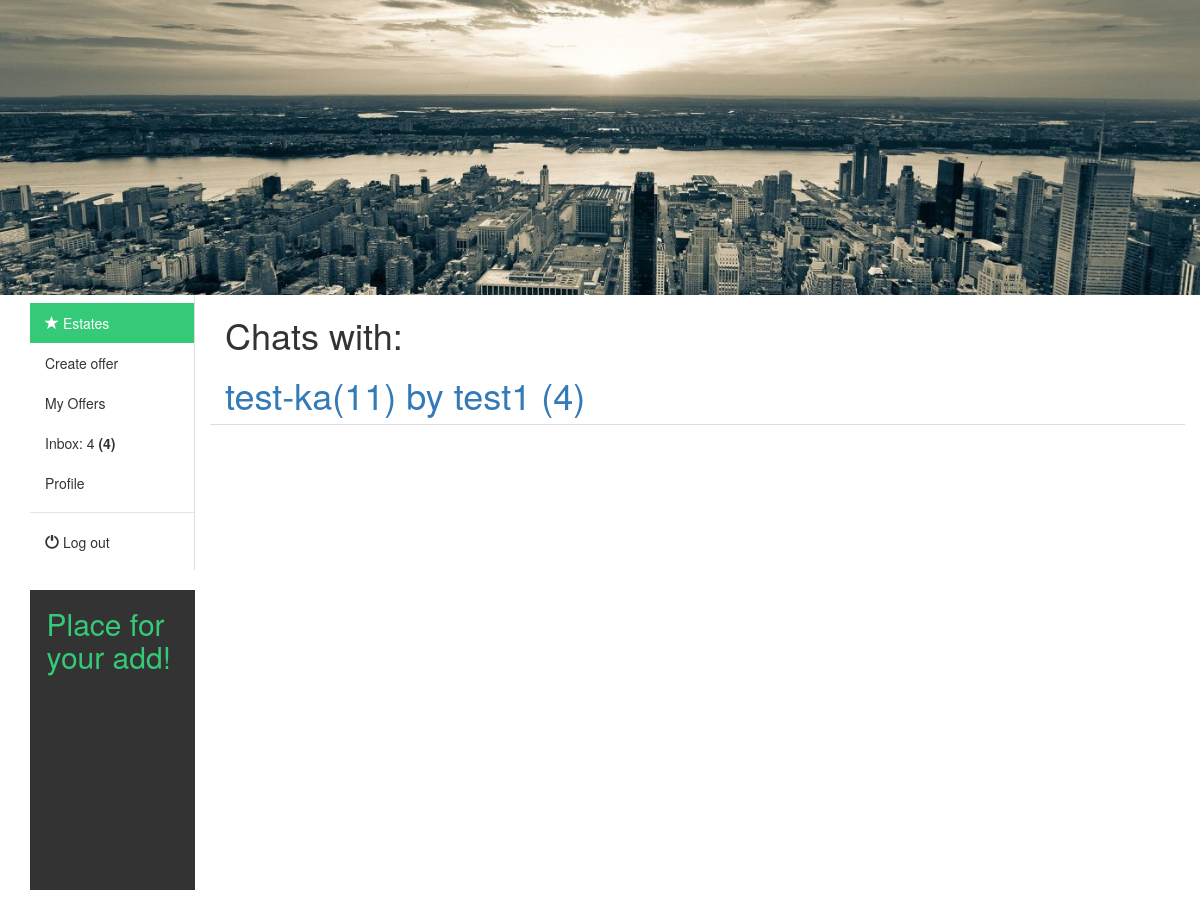
Page /accounts/chat/ (signed in) on the earlier database version.
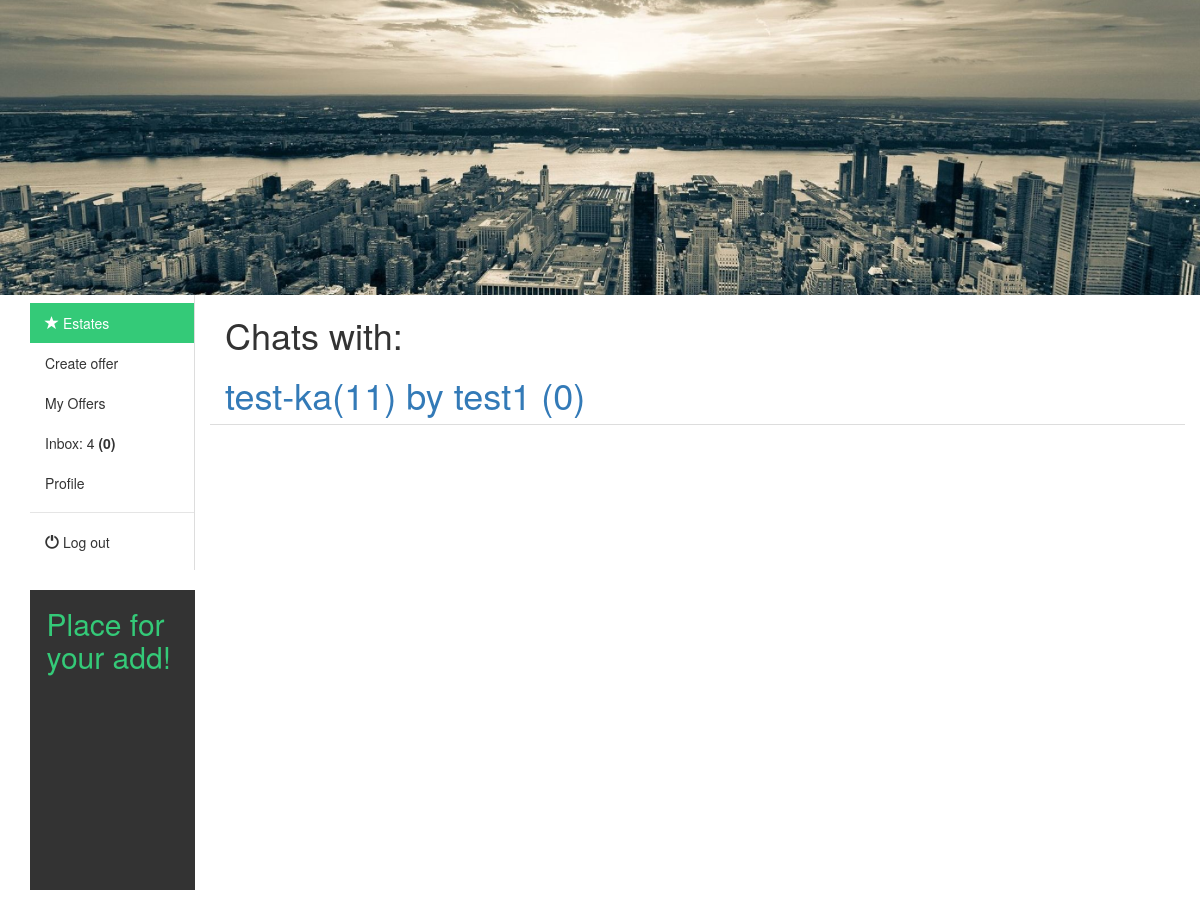
Same page on the later database version.
### estate_app/models.py (models this page shows, shortened)
class UserMessages(models.Model):
    title        = models.CharField(max_length = 255)
    message      = models.TextField(max_length = 5000)
    msg_sender   = models.ForeignKey(User, on_delete = models.CASCADE, related_name = 'msg_sender')
    msg_receiver = models.ForeignKey(User, on_delete = models.CASCADE, related_name = 'msg_receiver')
    is_read      = models.BooleanField(default = False)

### accounts/views.py (the view)
# urls.py: path('chat/', views.InboxChatView.as_view(), name='chat'),
class InboxChatView(LoginRequiredMixin, ListView):
    model = estate_models.UserMessages
    template_name = 'accounts/Chat_list.html'
    def get_queryset(self):
        subq = estate_models.UserMessages.objects.filter(
            msg_receiver = self.request.user.id, msg_sender = OuterRef('msg_sender')).order_by('-id')
        final = estate_models.UserMessages.objects.filter(pk=Subquery(subq.values('pk')[:1]))
        return final.order_by('-id')

### common_tags/templatetags/my_tags.py (called while the page is built)
@register.simple_tag
def total_messages(user_id):
    total_messages = estate_models.UserMessages.objects.filter(
        msg_receiver = user_id).count()
    return total_messages

@register.simple_tag
def unread_messages(user_id):
    unread = estate_models.UserMessages.objects.filter(
        msg_receiver = user_id, is_read = False).count()
    return unread

@register.simple_tag
def unread_from_user(sender_id, receiver_id):
    unread = estate_models.UserMessages.objects.filter(
        msg_sender = sender_id, msg_receiver = receiver_id, is_read = False).count()
    return unread

@register.simple_tag
def cut_text(text):
    return text[:120]

### accounts/templates/accounts/Chat_list.html
{% extends "base.html" %}
{% load bootstrap3 %}
{% load my_tags %}
{% block content %}
<div class="col-sm-10 pull-right blogShort">
  <h1>Chats with:</h1>
  {% for msg in usermessages_list %}
    <p><h1><a href="{% url 'accounts:chat_details' pk=msg.msg_sender.id %}">
    {% cut_text msg.title %} by {{msg.msg_sender}} ({% unread_from_user msg.msg_sender.id msg.msg_receiver.id %}) </a></h1>
  {% endfor %}
</div>
{% endblock %}

### templates/base.html (shortened to what this page needs)
<!DOCTYPE html>
{% load static %}
{% load my_tags %}
<html lang="en" dir="ltr">
  <head>
    <link href="//netdna.bootstrapcdn.com/bootstrap/3.0.0/css/bootstrap.min.css" rel="stylesheet" id="bootstrap-css">
    <link rel="stylesheet" href="{% static 'estate_pro/css/master.css' %}" type="text/css">
  </head>
  <body>
    <img class="bg-picture" src="{% static 'estate_pro/city.PNG' %}" alt="">
    <div class="container">
	     <div id="blog" class="row">
          <div class="col-sm-2 paddingTop20">
            <nav class="nav-sidebar">
                <ul class="nav">
                    <li class="active"><a href="{%url 'estate_app:property_list_view' %}"><span class="glyphicon glyphicon-star"></span> Estates</a></li>
                    {% if user.is_authenticated %}
                      <li><a href="{% url 'estate_app:property_create' %}">Create offer</a></li>
                      <li><a href="{% url 'estate_app:my_offers_list' %}">My Offers</a></li>
                      <li><a href="{% url 'accounts:chat' %}">
                        Inbox: {% total_messages user.id %} <b> ({% unread_messages user.id %})</b> </a> </li>
                      <li> <a href="{% url 'accounts:details_view' pk=user.id %}">Profile</a></li>
                      <li class="nav-divider"></li>
                      <li><a href="{% url 'accounts:logout'%}"><i class="glyphicon glyphicon-off"></i> Log out</a></li>
                    {% else %}
                      <li class="nav-divider"></li>
                      <li> <a href="{% url 'accounts:login' %}"><i class="glyphicon glyphicon-off"></i> Log in </a></li>
                    {% endif %}
                </ul>
            </nav>
                      <div><h2 class="add">Place for your add!</h2></div>
        </div>
        {% block content %}
        {% endblock %}
     </div>
    </div>
  </body>
</html>

### static/estate_pro/css/master.css (style rules this page uses)
.bg-picture { width:100%; }
.blogShort { border-bottom:1px solid #ddd; }
.add { background: #333; padding: 10%; height: 300px; }
.nav-sidebar { width: 100%; padding: 8px 0; border-right: 1px solid #ddd; }
.nav-sidebar a { color: #333; -webkit-transition: all 0.08s linear; -moz-transition: all 0.08s linear; -o-transition: all 0.08s linear; transition: all 0.08s linear; }
.nav-sidebar .active a { cursor: default; background-color: #34ca78; color: #fff; }
h2 { color:#34ca78; }

Differences in the rows shown:
changed UserMessages "test-ka(11)": msg_sender+msg_receiver "4" → "0"
Other differences:
text no longer shown: "4"
text now shown: "0"
